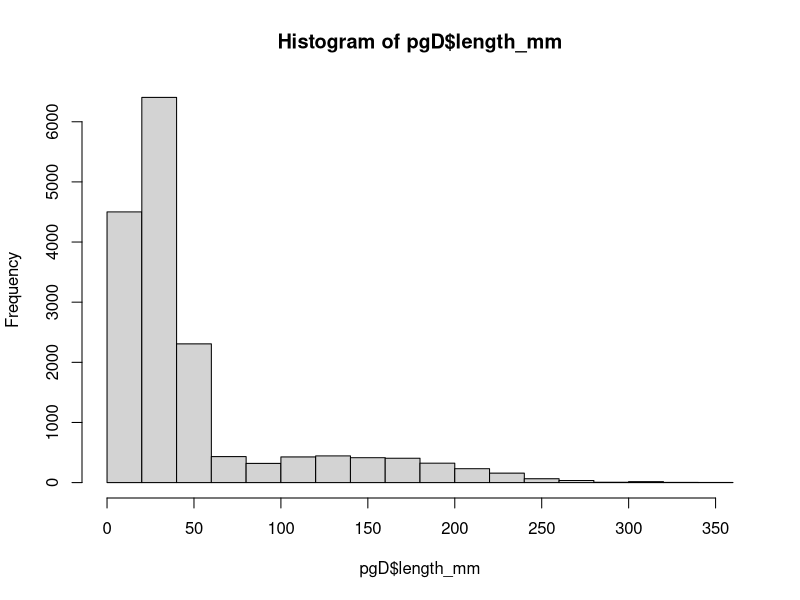

This figure's R source: (Note: this script raises an error after producing the figure.)
# Formatting Cheyenne phenology to be in same structure as Sheep Station

library(lubridate); library(tidyverse)

doyear <- 2022 # growing season to do
dosite <- "CH" # code for focal site

# Read in data
juneB <- suppressMessages(read_csv("gardens/rawdata/WY_census_data_June22b.csv"))
juneA <- suppressMessages(read_csv("gardens/rawdata/WY_census_data_June22a.csv"))
mayB <- suppressMessages(read_csv("gardens/rawdata/WY_census_data_May22b.csv"))
mayA <- suppressMessages(read_csv("gardens/rawdata/WY_census_data_May22a.csv"))
aprB <- suppressMessages(read_csv("gardens/rawdata/WY_census_data_April22b.csv"))
aprA <- suppressMessages(read_csv("gardens/rawdata/WY_census_data_April22a.csv"))
marB <- suppressMessages(read_csv("gardens/rawdata/WY_census_data_March22b.csv"))
marA <- suppressMessages(read_csv("gardens/rawdata/WY_census_data_March22a.csv"))

# Create a list of data
all_phen <- list(juneB, juneA, mayB, mayA, aprB, aprA, marB, marA)

# Create vector of days (these are just placeholders for now)
dates <- c("juneB", "juneA", "mayB", "mayA", "aprB", "aprA", "marB", "marA")

for(i in 1:length(dates)){
  
  # Set temp data name
  rawD <- all_phen[[i]]
  
  # remove capital letters from column headers 
  names(rawD) <- tolower(names(rawD))
  
  # Look at data
  glimpse(rawD)
  
  # Fix issues with different locations of column headers -- treatments
  rawD %>% 
    filter(complete.cases('...2')) -> rawD
  
  rawD_trts <- rawD[2:nrow(rawD),1:4]
  names(rawD_trts) <- as.character(rawD[1,1:4])
  
  # Fix issues with different locations of column headers -- plants
  rawD_plants <- rawD[2:nrow(rawD),5:ncol(rawD)]
  names(rawD_plants) <- c("x", paste(rep(c("plant_length", "v", "notes"), 20), rep(1:20, each = 3), sep = "_"))
  
  # Bring two data sets back together
  newD <- cbind(rawD_trts, rawD_plants)
  
  # Bring plant length columns to rows
  newD %>% 
    gather(key = y, value = plant_length, contains("plant_length")) %>% 
    mutate(y = as.numeric(parse_number(y))) %>% 
    dplyr::select(date, albedo, density, block, x, y, plant_length) %>% 
    distinct() -> newD_plant_length
  
  newD %>% 
    gather(key = y, value = v, contains("v")) %>% 
    mutate(y = as.numeric(parse_number(y))) %>% 
    dplyr::select(date, albedo, density, block, x, y, v) %>% 
    distinct() -> newD_v
  
  newD %>% 
    gather(key = y, value = notes, contains("notes")) %>% 
    mutate(y = as.numeric(parse_number(y))) %>% 
    dplyr::select(date, albedo, density, block, x, y, notes) %>% 
    distinct() -> newD_notes
  
  cbind(newD_plant_length, v = newD_v$v, notes = newD_notes$notes)-> longD
  
  # Remove data for y = 11:20 for high density treatment
  longD %>% 
    filter(density == "high" & x %in% 1:10 & y %in% 1:10) -> longD_high
  
  # Remove data for x = 6:10 for low density treatment
  longD %>% 
    filter(density == "low" & x %in% 1:5 & y %in% 1:20) -> longD_low
  
  # Bring together total dataset
  deriveD <- rbind(longD_high, longD_low)
  deriveD$block <- as.numeric(deriveD$block)
  
  # Manually add in plot numbers
  deriveD %>% 
    group_by(albedo, density, block) %>% 
    summarize() %>% 
    ungroup() %>% 
    arrange(block) %>% 
    mutate(plot = rep(1:4, 10)) -> plot_info
  
  # Reorder and create unique identifier
  merge(deriveD, plot_info) %>% 
    arrange(block, plot, x, y) %>% 
    mutate(plantID = paste(dosite, doyear, 1:nrow(deriveD), sep = "_"),
           live = ifelse(complete.cases(v), "Y", "N"),
           jday = yday(mdy(date))) %>% 
    mutate(jday = ifelse(jday < 270, jday, jday-365)) %>% 
    dplyr::select(plantID, density, gravel = albedo, block, plot, x, y, jday, live, v, length_mm = plant_length, notes) -> phen_sample
  
  assign(paste0(dates[i], sep = "_", "phen"), phen_sample)
  
}

# Bring all data together
rbind(marA_phen, marB_phen, aprA_phen, aprB_phen, mayA_phen, mayB_phen, juneA_phen) -> phen_WY

# Switch x and y so that x = 1:10 or 1:20 and y = 1:10 or 1:5
phen_WY %>% 
  mutate(x_new = y,
         y_new = x) %>% 
  mutate(x = x_new,
         y = y_new)-> phen_WY

# Check notes
phen_WY %>% 
  arrange(plantID, jday) %>% 
  pull(notes) %>% 
  unique()

# Remove data that has the note "recording error, no data exists for this date"
phen_WY %>% 
  filter(notes != "recording error, no data exists for this date" | is.na(notes)) -> phen_WY

# Create final columns
phen_WY %>% 
  mutate(herbivory = case_when(grepl("herbivory", notes) ~ "Y",
                               T ~ NA),
         frost_heave = NA,
         tillers = NA,
         harvested = case_when(v == "H" ~ "Y",
                               T ~ "N"),
         v = case_when(v == "IB" ~ "BS",
                       v == "?" ~ NA,
                       T ~ v)) -> phen_WY_format

# Create not in operator
`%notin%` <- Negate(`%in%`)

# Figure out which plants flowered over the course of phenology checks
phen_WY_format %>% 
  filter(v %in% c("FG", "FB", "FP")) %>% 
  group_by(plantID) %>%
  slice(which.min(jday)) %>% 
  ungroup() %>% 
  pull(plantID) -> flowered

# Figure out which plants did NOT flower over the course of phenology checks
phen_WY_format %>% 
  filter(plantID %notin% flowered) %>% 
  group_by(plantID) %>% 
  slice(which.max(jday)) %>% 
  filter(live == "Y") -> not_flowered

# Read in harvest matrix data
harvest <- suppressMessages(read_csv("gardens/rawdata/WY_harvest_matrix.csv"))

# This code figures out which plants weren't harvested by the end of the
# experiment but they should have been. Most of these were not harvested because
# they didn't flower (?) but about 1/4 of them had previously flowered.
harvest %>% 
  filter(check != 0) %>% 
  gather(key = date, value = harvested, `5/9/22`:`7/27/22`) %>% 
  group_by(block, density, albedo, X, Y, genotype, check) %>% 
  summarize(harvested_yes = length(which(complete.cases(harvested)))) %>% 
  filter(harvested_yes == 0)

# Assume that if they were harvested at some point, they had flowered. If they
# were NOT harvested, they did not flower.

harvest %>% 
  mutate(density = density_long,
         x = X,
         y = Y,
         gravel = albedo,
         genotype = parse_number(genotype)) %>% 
  gather(key = date, value = harvested, `5/9/22`:`7/27/22`) %>% 
  mutate(jday = yday(mdy(date))) %>% 
  mutate(jday = ifelse(jday < 270, jday, jday-365)) %>%
  # When a seed head or whole plant has been harvested, assume it flowered. This
  # is a big assumption that we need to check with Seth!!!
  mutate(v = case_when(complete.cases(harvested) ~ "FG",
                       # Set rest to NF = not flowered. This doesn't necessarily
                       # mean the plant has flowered already, but rather is used
                       # to catch instances when this would be its first time
                       # flowering.
                       T ~ "NF")) %>% 
  select(site, jday, block, density, gravel, x, y, genotype, v) %>% 
  filter(complete.cases(density, gravel))-> harvest_flowering
  
# Merge with plantID info
phen_WY %>% 
  select(plantID, block, density, gravel, x, y) %>% 
  distinct() %>% 
  merge(harvest_flowering) -> harvest_flowering

# Filter observations where plants were collected (assumed flowered). Only do
# this for plants that hadn't yet flowered during census.
harvest_flowering %>% 
  filter(plantID %in% not_flowered$plantID) %>% 
  filter(v == "FG") %>% 
  group_by(plantID) %>% 
  slice(which.min(jday)) %>% 
  ungroup() %>% 
  arrange(block, gravel, density, x, y) -> check

# write_csv(check,"~/Desktop/check.csv")

# The envelopes for these plant IDs were checked manually to see if there was
# evidence of flowering by the time of harvest

# Read this data frame in
ids_checked <- suppressMessages(read_csv("gardens/deriveddata/WY_harvest_flower_check.csv"))

# Filter out plants that flowered
ids_checked %>% 
  filter(`flowered?` == "y") %>% 
  # Set all to be FX. I didn't check the phenology carefully, jut figured out if
  # it had flowered or not so it could be FG, FP, or FB. Can fill this in later
  # when the seeds get processed.
  mutate(v = "FX",
         live = "Y",
         # Set these as NA now
         length_mm = NA,
         herbivory = NA,
         frost_heave = NA,
         notes = NA,
         # At least partial harvest here
         harvested = "Y") %>% 
  select(plantID, jday, live, v, length_mm, herbivory, frost_heave, harvested, notes) -> ids_checked_format

# Combine harvest flowering data with rest of phenology data
phen_WY_format %>% 
  select(names(ids_checked_format)) %>% 
  rbind(ids_checked_format) %>% 
  arrange(plantID, jday) -> phen_WY_format

# Set data frame to be same name format as Boise and SS
pgD <- phen_WY_format

# pull out and format phenology and growth data and notes for each plant
pgD <- pgD[order(pgD$plantID,pgD$jday),] # sort by plantID then Julian day

# check for bad "live" values
table(pgD$live) # N Y
#change live column to factor
pgD$live<-as.factor(pgD$live)

# check for bad "v" values
table(pgD$v)  # BS   FB   FG   FP   FX    H   V0   V1   V2   V3  V3+ 
# FX deals with the plants that flowered at some point during harvest but I
# didn't check the stage carefully.

# H means that the plant was already harvested, so I think we can change these
# to NA
pgD %>% 
  mutate(v = ifelse(v == "H", NA, v)) -> pgD

# check for bad length values
# first turn missing values into NAs then make length numeric
pgD$length_mm <- as.numeric(pgD$length_mm)
hist(pgD$length_mm) # a few very high values
# looks good

# compile notes
tmp <- pgD$notes
tmp[tmp==""] <- NA
tmp <- tmp[!is.na(tmp)]
tmp <- unique(tmp,MARGIN=2)
tmp <- data.frame(notes=tmp,action=NA)
# write.csv(tmp,file=paste0(here("gardens/deriveddata/"),dosite,doyear,"_notes_actions.csv"),row.names=F)
# MLV updated on 29 June 2023

# write pgD to file
write.csv(pgD,file=paste0(here("gardens/deriveddata/"),dosite,doyear,"_growthphenology_by_plantID.csv"),row.names=F)

# Write plantID key data to file
genotype_info <- suppressMessages(read_csv("gardens/rawdata/WY_genotypes.csv"))

genotype_info %>% 
  dplyr::select(block, density = density_long, gravel = albedo, source, growout = growout_yr,
         x = X, y = Y, genotype) -> genotype_info

merge(genotype_info, phen_WY) %>% 
  mutate(site = dosite,
         year = doyear,
         genotype = parse_number(genotype)) %>% 
  dplyr::select(plantID, site, year, block, plot, x, y, genotype, growout, density, gravel) %>% 
  distinct() -> plant_key

write.csv(plant_key,file=paste0(here("gardens/deriveddata/"),dosite,doyear,"_plantID.csv"),row.names=F)

# Remove all objects but pgD
rm(list=setdiff(ls(), "pgD"))